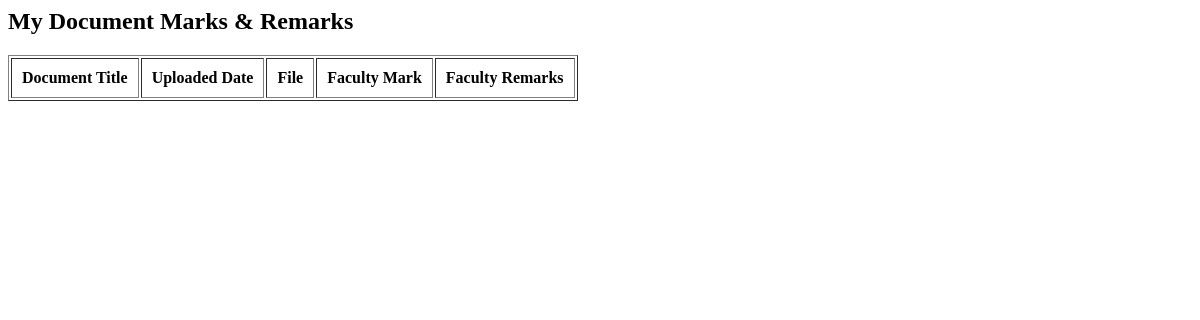
/student/document-marks/ (signed in), run on an earlier commit of the app's database.
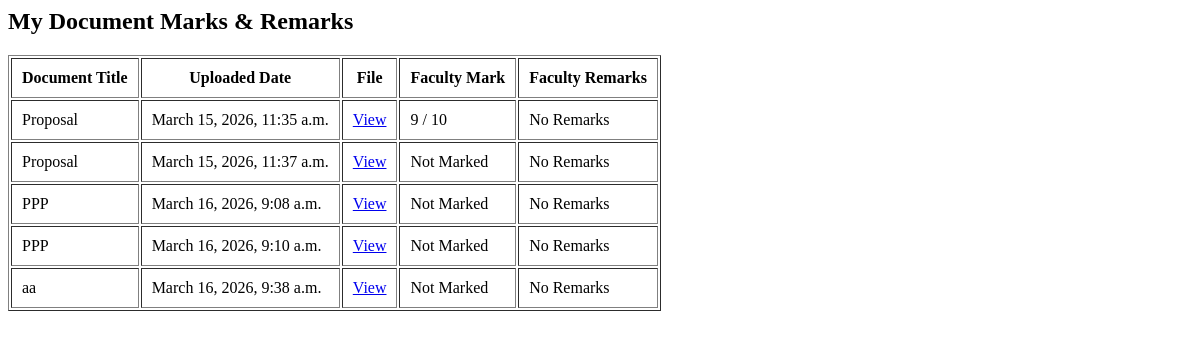
And on a later commit of the database.
### student/models.py (models this page shows)
class DocumentSubmission(models.Model):
    schedule = models.ForeignKey(DocumentSchedule, on_delete=models.CASCADE)
    student = models.ForeignKey(Student, on_delete=models.CASCADE)
    file = models.FileField(upload_to='documents/')
    submitted_at = models.DateTimeField(auto_now_add=True)
    faculty_mark = models.IntegerField(null=True, blank=True)
    faculty_remark = models.TextField(null=True, blank=True)

### Admin/models.py (models this page shows, shortened)
class DocumentSchedule(models.Model):
    title = models.CharField(max_length=200)
    description = models.TextField()
    start_date = models.DateField()
    end_date = models.DateField()
    file_format = models.CharField(max_length=50)
    max_size = models.IntegerField()  # size in MB
    created_at = models.DateTimeField(auto_now_add=True)

### student/views.py (the view)
# urls.py: path('document-marks/', views.student_document_marks, name='student_document_marks'),
def student_document_marks(request):
    student_id = request.session.get('student_id')   # your login session
    submissions = DocumentSubmission.objects.filter(student_id=student_id)
    return render(request,'Student/document_marks.html',{
        'submissions': submissions
    })

### student/templates/student/document_marks.html
<h2>My Document Marks & Remarks</h2>
<table border="1" cellpadding="10">
  <tr>
    <th>Document Title</th>
    <th>Uploaded Date</th>
    <th>File</th>
    <th>Faculty Mark</th>
    <th>Faculty Remarks</th>
  </tr>
  {% for sub in submissions %}
  <tr>
    <td>{{ sub.schedule.title }}</td>
    <td>{{ sub.submitted_at }}</td>
    <td>
      <a href="{{ sub.file.url }}" target="_blank">View</a>
    </td>
    <td>
      {% if sub.faculty_mark %} {{ sub.faculty_mark }} / 10 {% else %} Not
      Marked {% endif %}
    </td>
    <td>
      {% if sub.faculty_remark %} {{ sub.faculty_remark }} {% else %} No Remarks
      {% endif %}
    </td>
  </tr>
  {% endfor %}
</table>

What changed in the data, as far as the page shows it:
added DocumentSubmission: schedule "Proposal", submitted_at "March 15, 2026, 11:35 a.m.", faculty_mark "9", shows "No Remarks"
added DocumentSubmission: schedule "Proposal", submitted_at "March 15, 2026, 11:37 a.m.", shows "Not Marked", shows "No Remarks"
added DocumentSubmission: schedule "PPP", submitted_at "March 16, 2026, 9:08 a.m.", shows "Not Marked", shows "No Remarks"
added DocumentSubmission: schedule "PPP", submitted_at "March 16, 2026, 9:10 a.m.", shows "Not Marked", shows "No Remarks"
added DocumentSubmission: schedule "aa", submitted_at "March 16, 2026, 9:38 a.m.", shows "Not Marked", shows "No Remarks"
